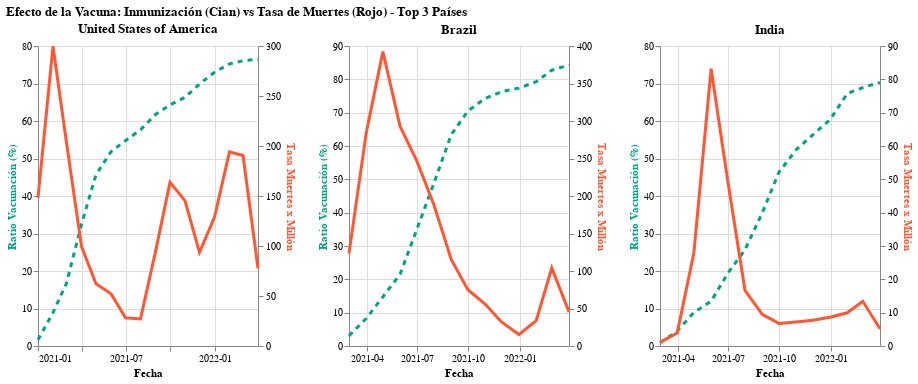

Source (notebook cell):
### Code cell
# 1. PREPARACIÓN DE DATOS
# Aseguramos formato de fecha
df['date'] = pd.to_datetime(df['date'])

# Si no existe 'total_deaths', lo creamos para poder filtrar el top 3
if 'total_deaths' not in df.columns:
    df['total_deaths'] = df.groupby('country')['New_deaths'].cumsum()

# Identificamos los Top 3 países con más muertes acumuladas
top_3_countries = df.groupby('country')['total_deaths'].max().nlargest(3).index.tolist()
df_top3 = df[df['country'].isin(top_3_countries)]

# Agrupamos por mes para suavizar y reducir datos (evita el error de max rows)
df_grouped = df_top3.set_index('date').groupby('country').resample('ME').agg({
    'ratio': 'max',          # Ratio de vacunación (acumulativo) -> tomamos el máximo del mes
    'New_deaths': 'sum',     # Nuevas muertes (flujo) -> sumamos el total del mes
    'population': 'max'      # Población constante
}).reset_index()

# Calculamos la Tasa de Muerte por Millón (para normalizar la "tasa")
df_grouped['death_rate_per_million'] = (df_grouped['New_deaths'] / df_grouped['population']) * 1_000_000

# --- 2. CREACIÓN DE GRÁFICOS INDIVIDUALES ---
lista_graficos = []

for pais in top_3_countries:
    # Filtramos datos solo para este país
    datos_pais = df_grouped[df_grouped['country'] == pais]
    
    base = alt.Chart(datos_pais).encode(
        x=alt.X('date:T', title='Fecha', axis=alt.Axis(format='%Y-%m'))
    )

    # Línea 1: Vacunación (Punteada, Cian)
    line_vaccine = base.mark_line(strokeDash=[5, 5], strokeWidth=3).encode(
        y=alt.Y('ratio:Q', title='Ratio Vacunación (%)', axis=alt.Axis(titleColor='#00A388')),
        color=alt.value('#00A388'),
        tooltip=['country', 'date', alt.Tooltip('ratio', format='.2f')]
    )

    # Línea 2: Muertes (Sólida, Rojo/Naranja)
    line_death = base.mark_line(strokeWidth=3).encode(
        y=alt.Y('death_rate_per_million:Q', title='Tasa Muertes x Millón', axis=alt.Axis(titleColor='#FF5733')),
        color=alt.value('#FF5733'),
        tooltip=['country', 'date', alt.Tooltip('death_rate_per_million', format='.1f')]
    )

    # Combinamos las capas y resolvemos la escala SOLO para este gráfico
    layer = alt.layer(
        line_vaccine, 
        line_death
    ).resolve_scale(
        y='independent'
    ).properties(
        title=pais, # Título individual
        width=220,  # Ancho ajustado para que quepan los 3
        height=300
    )
    
    lista_graficos.append(layer)

# --- 3. CONCATENACIÓN HORIZONTAL ---
# Usamos reduce para unir todos los gráficos de la lista
chart_final = alt.hconcat(*lista_graficos).properties(
    title='Efecto de la Vacuna: Inmunización (Cian) vs Tasa de Muertes (Rojo) - Top 3 Países'
)

display(chart_final)

### Figure 1 — Vega-Lite specification as saved in the notebook (floating-point values rounded to 4 significant figures)
{"config": {"view": {"continuousWidth": 300, "continuousHeight": 300}}, "hconcat": [{"layer": [{"mark": {"type": "line", "strokeDash": [5, 5], "strokeWidth": 3}, "encoding": {"color": {"value": "#00A388"}, "tooltip": [{"field": "country", "type": "nominal"}, {"field": "date", "type": "temporal"}, {"field": "ratio", "format": ".2f", "type": "quantitative"}], "x": {"axis": {"format": "%Y-%m"}, "field": "date", "title": "Fecha", "type": "temporal"}, "y": {"axis": {"titleColor": "#00A388"}, "field": "ratio", "title": "Ratio Vacunación (%)", "type": "quantitative"}}}, {"mark": {"type": "line", "strokeWidth": 3}, "encoding": {"color": {"value": "#FF5733"}, "tooltip": [{"field": "country", "type": "nominal"}, {"field": "date", "type": "temporal"}, {"field": "death_rate_per_million", "format": ".1f", "type": "quantitative"}], "x": {"axis": {"format": "%Y-%m"}, "field": "date", "title": "Fecha", "type": "temporal"}, "y": {"axis": {"titleColor": "#FF5733"}, "field": "death_rate_per_million", "title": "Tasa Muertes x Millón", "type": "quantitative"}}}], "data": {"name": "data-9408614886be63fe8a661e2cb3ee56ba"}, "height": 300, "resolve": {"scale": {"y": "independent"}}, "title": "United States of America", "width": 220}, {"layer": [{"mark": {"type": "line", "strokeDash": [5, 5], "strokeWidth": 3}, "encoding": {"color": {"value": "#00A388"}, "tooltip": [{"field": "country", "type": "nominal"}, {"field": "date", "type": "temporal"}, {"field": "ratio", "format": ".2f", "type": "quantitative"}], "x": {"axis": {"format": "%Y-%m"}, "field": "date", "title": "Fecha", "type": "temporal"}, "y": {"axis": {"titleColor": "#00A388"}, "field": "ratio", "title": "Ratio Vacunación (%)", "type": "quantitative"}}}, {"mark": {"type": "line", "strokeWidth": 3}, "encoding": {"color": {"value": "#FF5733"}, "tooltip": [{"field": "country", "type": "nominal"}, {"field": "date", "type": "temporal"}, {"field": "death_rate_per_million", "format": ".1f", "type": "quantitative"}], "x": {"axis": {"format": "%Y-%m"}, "field": "date", "title": "Fecha", "type": "temporal"}, "y": {"axis": {"titleColor": "#FF5733"}, "field": "death_rate_per_million", "title": "Tasa Muertes x Millón", "type": "quantitative"}}}], "data": {"name": "data-81c4fa0fb7ca01cde522da9b6d183046"}, "height": 300, "resolve": {"scale": {"y": "independent"}}, "title": "Brazil", "width": 220}, {"layer": [{"mark": {"type": "line", "strokeDash": [5, 5], "strokeWidth": 3}, "encoding": {"color": {"value": "#00A388"}, "tooltip": [{"field": "country", "type": "nominal"}, {"field": "date", "type": "temporal"}, {"field": "ratio", "format": ".2f", "type": "quantitative"}], "x": {"axis": {"format": "%Y-%m"}, "field": "date", "title": "Fecha", "type": "temporal"}, "y": {"axis": {"titleColor": "#00A388"}, "field": "ratio", "title": "Ratio Vacunación (%)", "type": "quantitative"}}}, {"mark": {"type": "line", "strokeWidth": 3}, "encoding": {"color": {"value": "#FF5733"}, "tooltip": [{"field": "country", "type": "nominal"}, {"field": "date", "type": "temporal"}, {"field": "death_rate_per_million", "format": ".1f", "type": "quantitative"}], "x": {"axis": {"format": "%Y-%m"}, "field": "date", "title": "Fecha", "type": "temporal"}, "y": {"axis": {"titleColor": "#FF5733"}, "field": "death_rate_per_million", "title": "Tasa Muertes x Millón", "type": "quantitative"}}}], "data": {"name": "data-079907438de941d181ba8350d564cc21"}, "height": 300, "resolve": {"scale": {"y": "independent"}}, "title": "India", "width": 220}], "title": "Efecto de la Vacuna: Inmunización (Cian) vs Tasa de Muertes (Rojo) - Top 3 Países", "$schema": "https://vega.github.io/schema/vega-lite/v5.20.1.json", "datasets": {"data-9408614886be63fe8a661e2cb3ee56ba": [{"country": "United States of America", "date": "2020-12-31T00:00:00", "ratio": 1.65, "New_deaths": 49499, "population": 334100000.0, "death_rate_per_million": 148.2}, {"country": "United States of America", "date": "2021-01-31T00:00:00", "ratio": 8.887, "New_deaths": 100121, "population": 334100000.0, "death_rate_per_million": 299.7}, {"country": "United States of America", "date": "2021-02-28T00:00:00", "ratio": 16.76, "New_deaths": 67846, "population": 334100000.0, "death_rate_per_million": 203.1}, {"country": "United States of America", "date": "2021-03-31T00:00:00", "ratio": 32.5, "New_deaths": 33232, "population": 334100000.0, "death_rate_per_million": 99.48}, {"country": "United States of America", "date": "2021-04-30T00:00:00", "ratio": 45.71, "New_deaths": 20755, "population": 334100000.0, "death_rate_per_million": 62.13}, {"country": "United States of America", "date": "2021-05-31T00:00:00", "ratio": 51.8, "New_deaths": 17439, "population": 334100000.0, "death_rate_per_million": 52.2}, {"country": "United States of America", "date": "2021-06-30T00:00:00", "ratio": 54.76, "New_deaths": 9455, "population": 334100000.0, "death_rate_per_million": 28.3}, {"country": "United States of America", "date": "2021-07-31T00:00:00", "ratio": 57.67, "New_deaths": 9039, "population": 334100000.0, "death_rate_per_million": 27.06}, {"country": "United States of America", "date": "2021-08-31T00:00:00", "ratio": 61.72, "New_deaths": 31539, "population": 334100000.0, "death_rate_per_million": 94.41}, {"country": "United States of America", "date": "2021-09-30T00:00:00", "ratio": 64.29, "New_deaths": 54667, "population": 334100000.0, "death_rate_per_million": 163.6}, {"country": "United States of America", "date": "2021-10-31T00:00:00", "ratio": 66.3, "New_deaths": 48548, "population": 334100000.0, "death_rate_per_million": 145.3}, {"country": "United States of America", "date": "2021-11-30T00:00:00", "ratio": 69.86, "New_deaths": 31282, "population": 334100000.0, "death_rate_per_million": 93.64}, {"country": "United States of America", "date": "2021-12-31T00:00:00", "ratio": 73.0, "New_deaths": 43004, "population": 334100000.0, "death_rate_per_million": 128.7}, {"country": "United States of America", "date": "2022-01-31T00:00:00", "ratio": 75.22, "New_deaths": 64878, "population": 334100000.0, "death_rate_per_million": 194.2}, {"country": "United States of America", "date": "2022-02-28T00:00:00", "ratio": 76.06, "New_deaths": 63656, "population": 334100000.0, "death_rate_per_million": 190.6}, {"country": "United States of America", "date": "2022-03-31T00:00:00", "ratio": 76.44, "New_deaths": 25958, "population": 334100000.0, "death_rate_per_million": 77.7}], "data-81c4fa0fb7ca01cde522da9b6d183046": [{"country": "Brazil", "date": "2021-02-28T00:00:00", "ratio": 3.045, "New_deaths": 26526, "population": 214800000.0, "death_rate_per_million": 123.5}, {"country": "Brazil", "date": "2021-03-31T00:00:00", "ratio": 8.26, "New_deaths": 61031, "population": 214800000.0, "death_rate_per_million": 284.1}, {"country": "Brazil", "date": "2021-04-30T00:00:00", "ratio": 14.75, "New_deaths": 84319, "population": 214800000.0, "death_rate_per_million": 392.5}, {"country": "Brazil", "date": "2021-05-31T00:00:00", "ratio": 21.56, "New_deaths": 62872, "population": 214800000.0, "death_rate_per_million": 292.7}, {"country": "Brazil", "date": "2021-06-30T00:00:00", "ratio": 34.96, "New_deaths": 53035, "population": 214800000.0, "death_rate_per_million": 246.9}, {"country": "Brazil", "date": "2021-07-31T00:00:00", "ratio": 48.91, "New_deaths": 40405, "population": 214800000.0, "death_rate_per_million": 188.1}, {"country": "Brazil", "date": "2021-08-31T00:00:00", "ratio": 63.36, "New_deaths": 24811, "population": 214800000.0, "death_rate_per_million": 115.5}, {"country": "Brazil", "date": "2021-09-30T00:00:00", "ratio": 70.48, "New_deaths": 16138, "population": 214800000.0, "death_rate_per_million": 75.12}, {"country": "Brazil", "date": "2021-10-31T00:00:00", "ratio": 74.29, "New_deaths": 12016, "population": 214800000.0, "death_rate_per_million": 55.93}, {"country": "Brazil", "date": "2021-11-30T00:00:00", "ratio": 76.3, "New_deaths": 6816, "population": 214800000.0, "death_rate_per_million": 31.73}, {"country": "Brazil", "date": "2021-12-31T00:00:00", "ratio": 77.36, "New_deaths": 3294, "population": 214800000.0, "death_rate_per_million": 15.33}, {"country": "Brazil", "date": "2022-01-31T00:00:00", "ratio": 79.28, "New_deaths": 7275, "population": 214800000.0, "death_rate_per_million": 33.86}, {"country": "Brazil", "date": "2022-02-28T00:00:00", "ratio": 82.74, "New_deaths": 22389, "population": 214800000.0, "death_rate_per_million": 104.2}, {"country": "Brazil", "date": "2022-03-31T00:00:00", "ratio": 84.29, "New_deaths": 9767, "population": 214800000.0, "death_rate_per_million": 45.46}], "data-079907438de941d181ba8350d564cc21": [{"country": "India", "date": "2021-02-28T00:00:00", "ratio": 0.8453, "New_deaths": 1512, "population": 1401000000.0, "death_rate_per_million": 1.079}, {"country": "India", "date": "2021-03-31T00:00:00", "ratio": 3.981, "New_deaths": 5417, "population": 1401000000.0, "death_rate_per_million": 3.866}, {"country": "India", "date": "2021-04-30T00:00:00", "ratio": 8.947, "New_deaths": 39214, "population": 1401000000.0, "death_rate_per_million": 27.98}, {"country": "India", "date": "2021-05-31T00:00:00", "ratio": 11.93, "New_deaths": 116561, "population": 1401000000.0, "death_rate_per_million": 83.18}, {"country": "India", "date": "2021-06-30T00:00:00", "ratio": 19.37, "New_deaths": 69354, "population": 1401000000.0, "death_rate_per_million": 49.49}, {"country": "India", "date": "2021-07-31T00:00:00", "ratio": 25.68, "New_deaths": 23334, "population": 1401000000.0, "death_rate_per_million": 16.65}, {"country": "India", "date": "2021-08-31T00:00:00", "ratio": 35.47, "New_deaths": 13345, "population": 1401000000.0, "death_rate_per_million": 9.523}, {"country": "India", "date": "2021-09-30T00:00:00", "ratio": 46.31, "New_deaths": 9502, "population": 1401000000.0, "death_rate_per_million": 6.781}, {"country": "India", "date": "2021-10-31T00:00:00", "ratio": 52.35, "New_deaths": 10124, "population": 1401000000.0, "death_rate_per_million": 7.225}, {"country": "India", "date": "2021-11-30T00:00:00", "ratio": 56.31, "New_deaths": 10794, "population": 1401000000.0, "death_rate_per_million": 7.703}, {"country": "India", "date": "2021-12-31T00:00:00", "ratio": 60.35, "New_deaths": 12100, "population": 1401000000.0, "death_rate_per_million": 8.635}, {"country": "India", "date": "2022-01-31T00:00:00", "ratio": 67.3, "New_deaths": 13970, "population": 1401000000.0, "death_rate_per_million": 9.969}, {"country": "India", "date": "2022-02-28T00:00:00", "ratio": 68.92, "New_deaths": 18793, "population": 1401000000.0, "death_rate_per_million": 13.41}, {"country": "India", "date": "2022-03-31T00:00:00", "ratio": 70.28, "New_deaths": 7227, "population": 1401000000.0, "death_rate_per_million": 5.157}]}}
